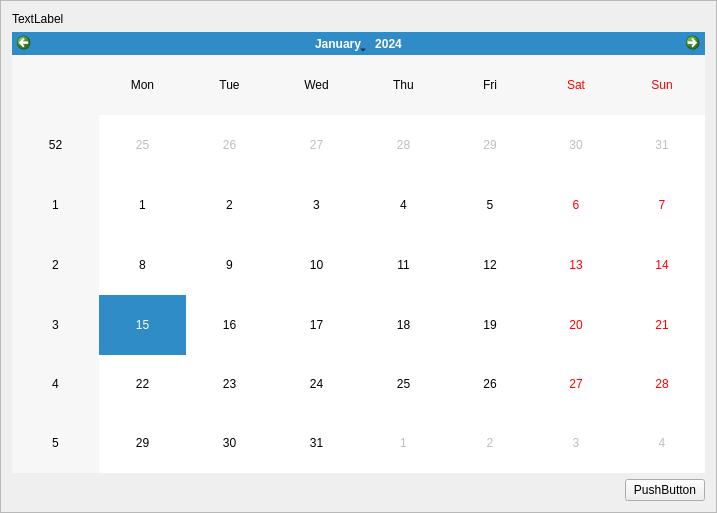
<?xml version="1.0" encoding="UTF-8"?>
<ui version="4.0">
 <class>Frame</class>
 <widget class="QFrame" name="Frame">
  <property name="geometry">
   <rect>
    <x>0</x>
    <y>0</y>
    <width>717</width>
    <height>513</height>
   </rect>
  </property>
  <property name="windowTitle">
   <string>Frame</string>
  </property>
  <property name="frameShape">
   <enum>QFrame::StyledPanel</enum>
  </property>
  <property name="frameShadow">
   <enum>QFrame::Raised</enum>
  </property>
  <layout class="QVBoxLayout" name="verticalLayout">
   <item>
    <widget class="QLabel" name="labelPrompt">
     <property name="text">
      <string>TextLabel</string>
     </property>
    </widget>
   </item>
   <item>
    <widget class="QCalendarWidget" name="calendarWidget"/>
   </item>
   <item>
    <layout class="QHBoxLayout" name="horizontalLayout">
     <item>
      <spacer name="horizontalSpacer">
       <property name="orientation">
        <enum>Qt::Horizontal</enum>
       </property>
       <property name="sizeHint" stdset="0">
        <size>
         <width>40</width>
         <height>20</height>
        </size>
       </property>
      </spacer>
     </item>
     <item>
      <widget class="QPushButton" name="buttonNext">
       <property name="text">
        <string>PushButton</string>
       </property>
       <property name="UIText" stdset="0">
        <string>110007</string>
       </property>
      </widget>
     </item>
    </layout>
   </item>
  </layout>
 </widget>
 <resources/>
 <connections/>
</ui>
